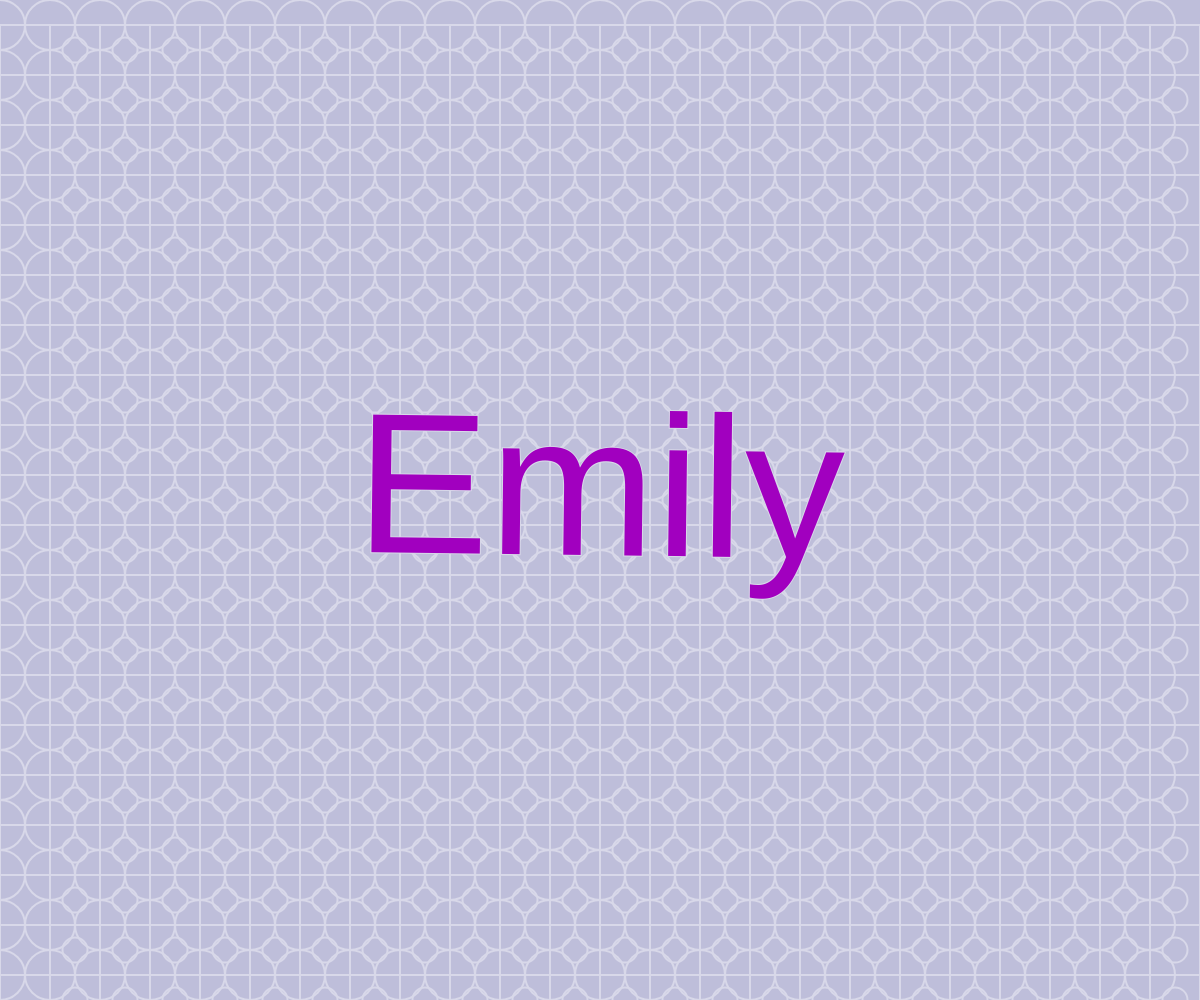
Frame 1 (no input)
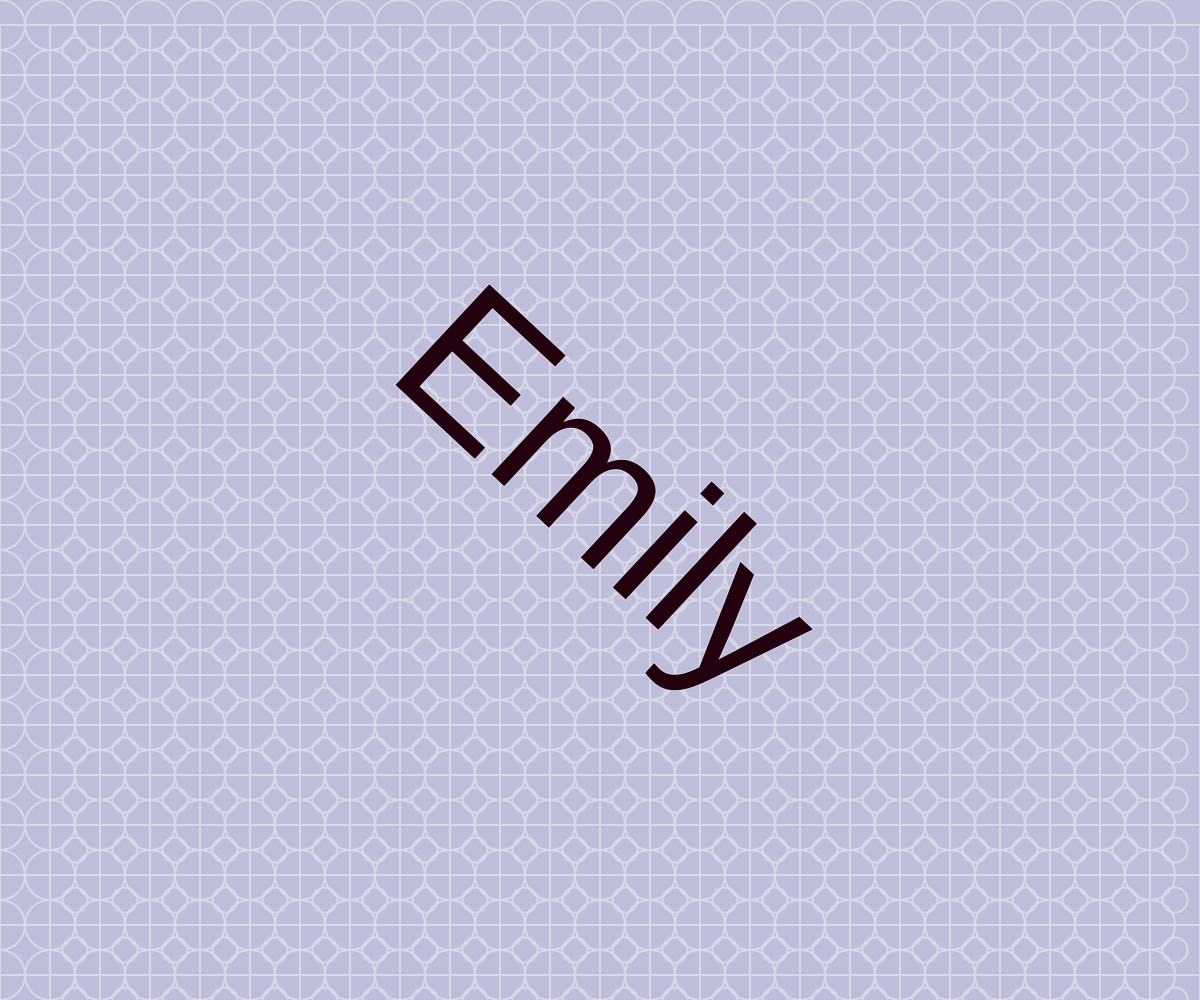
Frame 60 (no input)
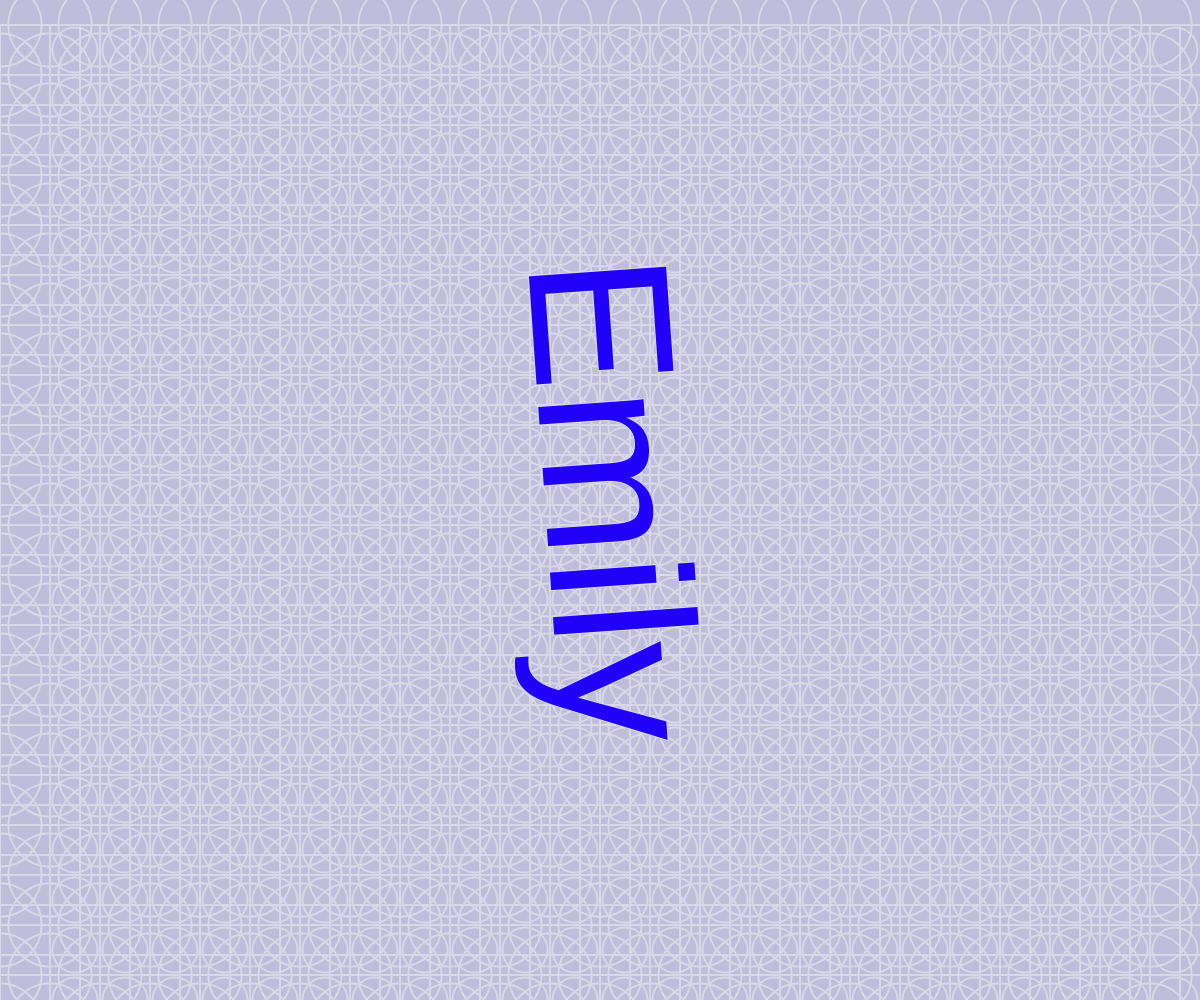
Frame 120 (the mouse pressed at the canvas centre since frame 60)

The p5.js sketch that drew these frames (run headless with seeded random() and noise() and a simulated clock; from frame 60 on, the mouse is pressed at the canvas centre):

// p5.js sketch
// ── sketch.js


function setup() {
  createCanvas(windowWidth, windowHeight);
  textSize(200);//文字尺寸
  textAlign(CENTER, CENTER);//文字固定在中心
}

  
function draw() {
 
  background("#BEBEDA");
  noFill()
  stroke("#D8D8E9")
  strokeWeight(2)
  

  var rect_width = 50
  var bc_w = 50
  var sc_w =25
    for(let j = 0;j<25;j=j+1){
    for(let x=0;x<width;x=x+rect_width){
      ellipse(x,25+50*j,bc_w+mouseY/15)
      rect(x,25+50*j,rect_width+mouseX/20)
      ellipse(25+x+rect_width,50+50*j,sc_w+mouseY/25)
     }
    
    }
  
    translate(width / 2, height / 2);
    fill(random(225), random(0), random(255));//隨著時間改變顏色
    rotate(frameCount / 80);//隨著時間旋轉
    text("Emily", 0, 0);//文字
    pop();
}
